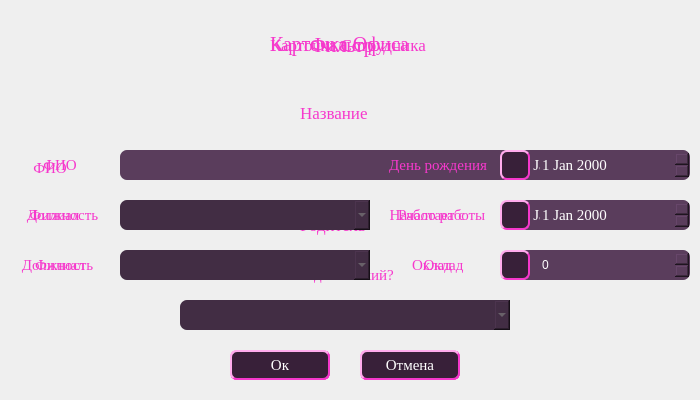
<?xml version="1.0" encoding="UTF-8"?>
<ui version="4.0">
 <class>editwindow</class>
 <widget class="QDialog" name="editwindow">
  <property name="geometry">
   <rect>
    <x>0</x>
    <y>0</y>
    <width>700</width>
    <height>400</height>
   </rect>
  </property>
  <property name="minimumSize">
   <size>
    <width>0</width>
    <height>0</height>
   </size>
  </property>
  <property name="font">
   <font>
    <family>Times New Roman</family>
    <pointsize>11</pointsize>
   </font>
  </property>
  <property name="windowTitle">
   <string>Card</string>
  </property>
  <property name="windowIcon">
   <iconset resource="resources.qrc">
    <normaloff>:/icon.ico</normaloff>:/icon.ico</iconset>
  </property>
  <property name="styleSheet">
   <string notr="true">MainWindow
{
	background-color: rgb(32,15,33);
	button-layout: 1;
}
QDialog#editwindow
{
	background-image: url(:/back_ground.jpg);
}
QLabel
{
	color: rgb(246,56,204);
	background: rgba(0, 0, 0, 0);
}
QLineEdit
{
	color: white;
	selection-background-color: rgb(246,56,204);
	border-style: none;
	border-radius: 7px;
	background: rgb(90,61,92);
}
QPushButton
{
	background: rgb(56,32,57);
	color: white;
	border: 2px outset rgb(246,56,204);
    border-radius: 7px;
}
QPushButton::pressed
{
	background: white;
	border-style: inset;
	border-color: rgb(246,56,204);
	color: black;
}
QTreeWidget
{
	background: rgb(90,61,92);
}
QTableView
{
	color: white;
	selection-background-color: qlineargradient(x1: 0, y1: 0, x2: 0.7, y2: 0.7, stop: 0 rgb(90,61,92), stop: 1 rgb(246,56,204));
	gridline-color: white;
	text-align: center;
	background: rgb(90,61,92);
}
QHeaderView::section 
{ 
	color: white;
	background-color: rgb(42,25,43);
}
QScrollBar::horizontal
{
	color: black;
	border: 1px solid rgb(90,61,92);
    background: rgb(246,56,204);
 }
QScrollBar::vertical
{
	color: black;
	border: 1px solid rgb(90,61,92);
    background: rgb(246,56,204);
}
QDateEdit
{
	color: white;
	spacing: 5px;
	border-radius: 7px;
	background: rgb(90,61,92);
	selection-background-color: rgb(246,56,204);
}
QComboBox
{
	color: white;
	border-radius: 7px;
	background: rgb(90,61,92);
	selection-color: qlineargradient(x1: 0, y1: 0, x2: 0.7, y2: 0.7, stop: 0 rgb(90,61,92), stop: 1 rgb(246,56,204));
}
QComboBox:!active
{
	color: gray;
	background: rgb(66,45,68);
}
QComboBox QAbstractItemView 
{
    color: white;
	border-radius: 7px;
	background: rgb(90,61,92);
}
QSpinBox
{
	color: white;
	border-radius: 7px;
	background: rgb(90,61,92);
	selection-background-color: rgb(246,56,204);
}
QCheckBox
{
	color: rgb(246,56,204);
	background: rgba(0, 0, 0, 0);
}
QMessageBox 
{ 
	background-color: rgb(32,15,33); 
	icon: url(:/icon.ico); 
}
QMessageBox QLabel 
{ 
	color: white; 
}
QMessageBox QPushButton 
{ 
	background: rgb(56,32,57);
	width: 50px;
	color: white;
}</string>
  </property>
  <widget class="QWidget" name="employee_widget" native="true">
   <property name="geometry">
    <rect>
     <x>0</x>
     <y>0</y>
     <width>700</width>
     <height>400</height>
    </rect>
   </property>
   <property name="font">
    <font>
     <family>Times New Roman</family>
     <pointsize>11</pointsize>
    </font>
   </property>
   <widget class="QLabel" name="comment_emp">
    <property name="geometry">
     <rect>
      <x>270</x>
      <y>30</y>
      <width>210</width>
      <height>30</height>
     </rect>
    </property>
    <property name="font">
     <font>
      <family>Times New Roman</family>
      <pointsize>13</pointsize>
     </font>
    </property>
    <property name="text">
     <string>Карточка Сотрудника</string>
    </property>
   </widget>
   <widget class="QPushButton" name="cancel_emp">
    <property name="geometry">
     <rect>
      <x>360</x>
      <y>350</y>
      <width>100</width>
      <height>30</height>
     </rect>
    </property>
    <property name="sizePolicy">
     <sizepolicy hsizetype="Maximum" vsizetype="Minimum">
      <horstretch>0</horstretch>
      <verstretch>0</verstretch>
     </sizepolicy>
    </property>
    <property name="minimumSize">
     <size>
      <width>100</width>
      <height>30</height>
     </size>
    </property>
    <property name="font">
     <font>
      <family>Times New Roman</family>
      <pointsize>11</pointsize>
     </font>
    </property>
    <property name="text">
     <string>Отмена</string>
    </property>
   </widget>
   <widget class="QPushButton" name="ok_emp">
    <property name="geometry">
     <rect>
      <x>230</x>
      <y>350</y>
      <width>100</width>
      <height>30</height>
     </rect>
    </property>
    <property name="sizePolicy">
     <sizepolicy hsizetype="Maximum" vsizetype="Minimum">
      <horstretch>0</horstretch>
      <verstretch>0</verstretch>
     </sizepolicy>
    </property>
    <property name="minimumSize">
     <size>
      <width>100</width>
      <height>30</height>
     </size>
    </property>
    <property name="font">
     <font>
      <family>Times New Roman</family>
      <pointsize>11</pointsize>
     </font>
    </property>
    <property name="text">
     <string>Ок</string>
    </property>
   </widget>
   <widget class="QComboBox" name="branch_emp">
    <property name="geometry">
     <rect>
      <x>130</x>
      <y>250</y>
      <width>230</width>
      <height>30</height>
     </rect>
    </property>
    <property name="sizePolicy">
     <sizepolicy hsizetype="Ignored" vsizetype="Preferred">
      <horstretch>0</horstretch>
      <verstretch>0</verstretch>
     </sizepolicy>
    </property>
    <property name="minimumSize">
     <size>
      <width>0</width>
      <height>0</height>
     </size>
    </property>
    <property name="font">
     <font>
      <family>Times New Roman</family>
      <pointsize>11</pointsize>
     </font>
    </property>
    <property name="currentText">
     <string/>
    </property>
    <property name="iconSize">
     <size>
      <width>16</width>
      <height>16</height>
     </size>
    </property>
    <property name="placeholderText">
     <string/>
    </property>
   </widget>
   <widget class="QLabel" name="branch_emp_text">
    <property name="geometry">
     <rect>
      <x>30</x>
      <y>255</y>
      <width>60</width>
      <height>20</height>
     </rect>
    </property>
    <property name="sizePolicy">
     <sizepolicy hsizetype="Preferred" vsizetype="Preferred">
      <horstretch>0</horstretch>
      <verstretch>0</verstretch>
     </sizepolicy>
    </property>
    <property name="font">
     <font>
      <family>Times New Roman</family>
      <pointsize>11</pointsize>
     </font>
    </property>
    <property name="text">
     <string>Филиал</string>
    </property>
    <property name="alignment">
     <set>Qt::AlignCenter</set>
    </property>
   </widget>
   <widget class="QComboBox" name="jobtitle_emp">
    <property name="geometry">
     <rect>
      <x>130</x>
      <y>200</y>
      <width>230</width>
      <height>30</height>
     </rect>
    </property>
    <property name="sizePolicy">
     <sizepolicy hsizetype="Preferred" vsizetype="Preferred">
      <horstretch>0</horstretch>
      <verstretch>0</verstretch>
     </sizepolicy>
    </property>
    <property name="minimumSize">
     <size>
      <width>0</width>
      <height>0</height>
     </size>
    </property>
    <property name="font">
     <font>
      <family>Times New Roman</family>
      <pointsize>11</pointsize>
     </font>
    </property>
    <property name="autoFillBackground">
     <bool>false</bool>
    </property>
    <property name="frame">
     <bool>true</bool>
    </property>
   </widget>
   <widget class="QLabel" name="jobtitle_emp_text">
    <property name="geometry">
     <rect>
      <x>20</x>
      <y>205</y>
      <width>85</width>
      <height>20</height>
     </rect>
    </property>
    <property name="sizePolicy">
     <sizepolicy hsizetype="Preferred" vsizetype="Preferred">
      <horstretch>0</horstretch>
      <verstretch>0</verstretch>
     </sizepolicy>
    </property>
    <property name="font">
     <font>
      <family>Times New Roman</family>
      <pointsize>11</pointsize>
     </font>
    </property>
    <property name="text">
     <string>Должность</string>
    </property>
    <property name="alignment">
     <set>Qt::AlignCenter</set>
    </property>
   </widget>
   <widget class="QLabel" name="fio_emp_text">
    <property name="enabled">
     <bool>true</bool>
    </property>
    <property name="geometry">
     <rect>
      <x>40</x>
      <y>155</y>
      <width>40</width>
      <height>20</height>
     </rect>
    </property>
    <property name="sizePolicy">
     <sizepolicy hsizetype="Preferred" vsizetype="Preferred">
      <horstretch>0</horstretch>
      <verstretch>0</verstretch>
     </sizepolicy>
    </property>
    <property name="font">
     <font>
      <family>Times New Roman</family>
      <pointsize>11</pointsize>
     </font>
    </property>
    <property name="text">
     <string>ФИО</string>
    </property>
    <property name="alignment">
     <set>Qt::AlignCenter</set>
    </property>
   </widget>
   <widget class="QLineEdit" name="fio_emp">
    <property name="geometry">
     <rect>
      <x>130</x>
      <y>150</y>
      <width>230</width>
      <height>30</height>
     </rect>
    </property>
    <property name="sizePolicy">
     <sizepolicy hsizetype="Preferred" vsizetype="Preferred">
      <horstretch>0</horstretch>
      <verstretch>0</verstretch>
     </sizepolicy>
    </property>
    <property name="minimumSize">
     <size>
      <width>0</width>
      <height>0</height>
     </size>
    </property>
    <property name="font">
     <font>
      <family>Times New Roman</family>
      <pointsize>11</pointsize>
     </font>
    </property>
   </widget>
   <widget class="QLabel" name="birthday_emp_text">
    <property name="geometry">
     <rect>
      <x>380</x>
      <y>155</y>
      <width>120</width>
      <height>20</height>
     </rect>
    </property>
    <property name="font">
     <font>
      <family>Times New Roman</family>
      <pointsize>11</pointsize>
     </font>
    </property>
    <property name="text">
     <string>День Рождения</string>
    </property>
   </widget>
   <widget class="QDateEdit" name="birthday_emp">
    <property name="geometry">
     <rect>
      <x>520</x>
      <y>150</y>
      <width>150</width>
      <height>30</height>
     </rect>
    </property>
    <property name="sizePolicy">
     <sizepolicy hsizetype="Maximum" vsizetype="Minimum">
      <horstretch>0</horstretch>
      <verstretch>0</verstretch>
     </sizepolicy>
    </property>
    <property name="minimumSize">
     <size>
      <width>0</width>
      <height>0</height>
     </size>
    </property>
    <property name="font">
     <font>
      <family>Times New Roman</family>
      <pointsize>11</pointsize>
     </font>
    </property>
    <property name="minimumDateTime">
     <datetime>
      <hour>21</hour>
      <minute>0</minute>
      <second>0</second>
      <year>1900</year>
      <month>1</month>
      <day>1</day>
     </datetime>
    </property>
    <property name="maximumDate">
     <date>
      <year>2100</year>
      <month>12</month>
      <day>31</day>
     </date>
    </property>
    <property name="minimumDate">
     <date>
      <year>1900</year>
      <month>1</month>
      <day>1</day>
     </date>
    </property>
   </widget>
   <widget class="QLabel" name="salary_emp_text">
    <property name="geometry">
     <rect>
      <x>412</x>
      <y>255</y>
      <width>50</width>
      <height>20</height>
     </rect>
    </property>
    <property name="font">
     <font>
      <family>Times New Roman</family>
      <pointsize>11</pointsize>
     </font>
    </property>
    <property name="text">
     <string>Оклад</string>
    </property>
   </widget>
   <widget class="QDateEdit" name="begin_work_emp">
    <property name="geometry">
     <rect>
      <x>520</x>
      <y>200</y>
      <width>150</width>
      <height>30</height>
     </rect>
    </property>
    <property name="sizePolicy">
     <sizepolicy hsizetype="Maximum" vsizetype="Minimum">
      <horstretch>0</horstretch>
      <verstretch>0</verstretch>
     </sizepolicy>
    </property>
    <property name="minimumSize">
     <size>
      <width>0</width>
      <height>0</height>
     </size>
    </property>
    <property name="font">
     <font>
      <family>Times New Roman</family>
      <pointsize>11</pointsize>
     </font>
    </property>
   </widget>
   <widget class="QLabel" name="begin_work_emp_text">
    <property name="geometry">
     <rect>
      <x>398</x>
      <y>205</y>
      <width>85</width>
      <height>20</height>
     </rect>
    </property>
    <property name="font">
     <font>
      <family>Times New Roman</family>
      <pointsize>11</pointsize>
     </font>
    </property>
    <property name="text">
     <string>Работает с</string>
    </property>
   </widget>
   <widget class="QSpinBox" name="salary_emp">
    <property name="geometry">
     <rect>
      <x>520</x>
      <y>250</y>
      <width>150</width>
      <height>30</height>
     </rect>
    </property>
    <property name="sizePolicy">
     <sizepolicy hsizetype="Maximum" vsizetype="Minimum">
      <horstretch>0</horstretch>
      <verstretch>0</verstretch>
     </sizepolicy>
    </property>
    <property name="minimumSize">
     <size>
      <width>150</width>
      <height>30</height>
     </size>
    </property>
    <property name="font">
     <font>
      <family>Times New Roman</family>
      <pointsize>11</pointsize>
     </font>
    </property>
    <property name="maximum">
     <number>1000000</number>
    </property>
   </widget>
  </widget>
  <widget class="QWidget" name="branch_widget" native="true">
   <property name="geometry">
    <rect>
     <x>0</x>
     <y>0</y>
     <width>700</width>
     <height>400</height>
    </rect>
   </property>
   <property name="font">
    <font>
     <family>Times New Roman</family>
     <pointsize>11</pointsize>
    </font>
   </property>
   <widget class="QComboBox" name="parent_branch">
    <property name="geometry">
     <rect>
      <x>180</x>
      <y>300</y>
      <width>330</width>
      <height>30</height>
     </rect>
    </property>
    <property name="sizePolicy">
     <sizepolicy hsizetype="Maximum" vsizetype="Minimum">
      <horstretch>0</horstretch>
      <verstretch>0</verstretch>
     </sizepolicy>
    </property>
    <property name="minimumSize">
     <size>
      <width>0</width>
      <height>0</height>
     </size>
    </property>
    <property name="font">
     <font>
      <family>Times New Roman</family>
      <pointsize>11</pointsize>
     </font>
    </property>
    <property name="autoFillBackground">
     <bool>false</bool>
    </property>
    <property name="frame">
     <bool>true</bool>
    </property>
   </widget>
   <widget class="QLineEdit" name="name_branch">
    <property name="geometry">
     <rect>
      <x>180</x>
      <y>150</y>
      <width>330</width>
      <height>30</height>
     </rect>
    </property>
    <property name="sizePolicy">
     <sizepolicy hsizetype="Maximum" vsizetype="Minimum">
      <horstretch>0</horstretch>
      <verstretch>0</verstretch>
     </sizepolicy>
    </property>
    <property name="minimumSize">
     <size>
      <width>0</width>
      <height>0</height>
     </size>
    </property>
    <property name="font">
     <font>
      <family>Times New Roman</family>
      <pointsize>11</pointsize>
     </font>
    </property>
   </widget>
   <widget class="QLabel" name="comment_branch">
    <property name="geometry">
     <rect>
      <x>270</x>
      <y>30</y>
      <width>175</width>
      <height>28</height>
     </rect>
    </property>
    <property name="font">
     <font>
      <family>Times New Roman</family>
      <pointsize>15</pointsize>
      <bold>false</bold>
     </font>
    </property>
    <property name="text">
     <string>Карточка Офиса</string>
    </property>
   </widget>
   <widget class="QLabel" name="name_branch_text">
    <property name="geometry">
     <rect>
      <x>300</x>
      <y>100</y>
      <width>90</width>
      <height>25</height>
     </rect>
    </property>
    <property name="font">
     <font>
      <family>Times New Roman</family>
      <pointsize>13</pointsize>
     </font>
    </property>
    <property name="text">
     <string>Название</string>
    </property>
   </widget>
   <widget class="QCheckBox" name="isParent_branch">
    <property name="geometry">
     <rect>
      <x>280</x>
      <y>260</y>
      <width>140</width>
      <height>30</height>
     </rect>
    </property>
    <property name="sizePolicy">
     <sizepolicy hsizetype="Maximum" vsizetype="Minimum">
      <horstretch>0</horstretch>
      <verstretch>0</verstretch>
     </sizepolicy>
    </property>
    <property name="font">
     <font>
      <family>Times New Roman</family>
      <pointsize>11</pointsize>
      <bold>false</bold>
     </font>
    </property>
    <property name="text">
     <string>Родительский?</string>
    </property>
   </widget>
   <widget class="QLabel" name="parent_branch_text">
    <property name="geometry">
     <rect>
      <x>300</x>
      <y>210</y>
      <width>85</width>
      <height>30</height>
     </rect>
    </property>
    <property name="font">
     <font>
      <family>Times New Roman</family>
      <pointsize>13</pointsize>
     </font>
    </property>
    <property name="text">
     <string>Родитель</string>
    </property>
   </widget>
   <widget class="QPushButton" name="cancel_branch">
    <property name="geometry">
     <rect>
      <x>360</x>
      <y>350</y>
      <width>100</width>
      <height>30</height>
     </rect>
    </property>
    <property name="sizePolicy">
     <sizepolicy hsizetype="Maximum" vsizetype="Minimum">
      <horstretch>0</horstretch>
      <verstretch>0</verstretch>
     </sizepolicy>
    </property>
    <property name="minimumSize">
     <size>
      <width>100</width>
      <height>30</height>
     </size>
    </property>
    <property name="font">
     <font>
      <family>Times New Roman</family>
      <pointsize>11</pointsize>
     </font>
    </property>
    <property name="text">
     <string>Отмена</string>
    </property>
   </widget>
   <widget class="QPushButton" name="ok_branch">
    <property name="geometry">
     <rect>
      <x>230</x>
      <y>350</y>
      <width>100</width>
      <height>30</height>
     </rect>
    </property>
    <property name="sizePolicy">
     <sizepolicy hsizetype="Maximum" vsizetype="Minimum">
      <horstretch>0</horstretch>
      <verstretch>0</verstretch>
     </sizepolicy>
    </property>
    <property name="minimumSize">
     <size>
      <width>100</width>
      <height>30</height>
     </size>
    </property>
    <property name="font">
     <font>
      <family>Times New Roman</family>
      <pointsize>11</pointsize>
     </font>
    </property>
    <property name="text">
     <string>Ок</string>
    </property>
   </widget>
  </widget>
  <widget class="QWidget" name="filter_widget" native="true">
   <property name="enabled">
    <bool>true</bool>
   </property>
   <property name="geometry">
    <rect>
     <x>0</x>
     <y>0</y>
     <width>700</width>
     <height>400</height>
    </rect>
   </property>
   <property name="font">
    <font>
     <family>Times New Roman</family>
     <pointsize>11</pointsize>
    </font>
   </property>
   <widget class="QLabel" name="comment_filter">
    <property name="geometry">
     <rect>
      <x>310</x>
      <y>30</y>
      <width>80</width>
      <height>30</height>
     </rect>
    </property>
    <property name="sizePolicy">
     <sizepolicy hsizetype="Preferred" vsizetype="Minimum">
      <horstretch>0</horstretch>
      <verstretch>0</verstretch>
     </sizepolicy>
    </property>
    <property name="minimumSize">
     <size>
      <width>0</width>
      <height>30</height>
     </size>
    </property>
    <property name="font">
     <font>
      <family>Times New Roman</family>
      <pointsize>15</pointsize>
     </font>
    </property>
    <property name="text">
     <string>Фильтр</string>
    </property>
   </widget>
   <widget class="QSpinBox" name="salary_filter">
    <property name="enabled">
     <bool>false</bool>
    </property>
    <property name="geometry">
     <rect>
      <x>540</x>
      <y>250</y>
      <width>150</width>
      <height>30</height>
     </rect>
    </property>
    <property name="maximum">
     <number>1000000</number>
    </property>
    <property name="singleStep">
     <number>1000</number>
    </property>
   </widget>
   <widget class="QLabel" name="branch_filter_text">
    <property name="geometry">
     <rect>
      <x>20</x>
      <y>205</y>
      <width>69</width>
      <height>20</height>
     </rect>
    </property>
    <property name="sizePolicy">
     <sizepolicy hsizetype="Preferred" vsizetype="Preferred">
      <horstretch>0</horstretch>
      <verstretch>0</verstretch>
     </sizepolicy>
    </property>
    <property name="minimumSize">
     <size>
      <width>0</width>
      <height>0</height>
     </size>
    </property>
    <property name="font">
     <font>
      <family>Times New Roman</family>
      <pointsize>11</pointsize>
     </font>
    </property>
    <property name="text">
     <string>Филиал</string>
    </property>
    <property name="alignment">
     <set>Qt::AlignCenter</set>
    </property>
   </widget>
   <widget class="QComboBox" name="branch_filter">
    <property name="geometry">
     <rect>
      <x>120</x>
      <y>200</y>
      <width>250</width>
      <height>30</height>
     </rect>
    </property>
    <property name="sizePolicy">
     <sizepolicy hsizetype="Maximum" vsizetype="Preferred">
      <horstretch>0</horstretch>
      <verstretch>0</verstretch>
     </sizepolicy>
    </property>
    <property name="minimumSize">
     <size>
      <width>200</width>
      <height>30</height>
     </size>
    </property>
    <property name="font">
     <font>
      <family>Times New Roman</family>
      <pointsize>11</pointsize>
     </font>
    </property>
    <property name="currentText">
     <string/>
    </property>
    <property name="placeholderText">
     <string/>
    </property>
   </widget>
   <widget class="QPushButton" name="ok_filter">
    <property name="geometry">
     <rect>
      <x>230</x>
      <y>350</y>
      <width>100</width>
      <height>30</height>
     </rect>
    </property>
    <property name="sizePolicy">
     <sizepolicy hsizetype="Maximum" vsizetype="Minimum">
      <horstretch>0</horstretch>
      <verstretch>0</verstretch>
     </sizepolicy>
    </property>
    <property name="minimumSize">
     <size>
      <width>100</width>
      <height>30</height>
     </size>
    </property>
    <property name="font">
     <font>
      <family>Times New Roman</family>
      <pointsize>11</pointsize>
     </font>
    </property>
    <property name="text">
     <string>Ок</string>
    </property>
   </widget>
   <widget class="QPushButton" name="cancel_filter">
    <property name="geometry">
     <rect>
      <x>360</x>
      <y>350</y>
      <width>100</width>
      <height>30</height>
     </rect>
    </property>
    <property name="minimumSize">
     <size>
      <width>100</width>
      <height>30</height>
     </size>
    </property>
    <property name="font">
     <font>
      <family>Times New Roman</family>
      <pointsize>11</pointsize>
     </font>
    </property>
    <property name="text">
     <string>Отмена</string>
    </property>
   </widget>
   <widget class="QLineEdit" name="fio_filter">
    <property name="geometry">
     <rect>
      <x>120</x>
      <y>150</y>
      <width>250</width>
      <height>30</height>
     </rect>
    </property>
    <property name="sizePolicy">
     <sizepolicy hsizetype="Maximum" vsizetype="Preferred">
      <horstretch>0</horstretch>
      <verstretch>0</verstretch>
     </sizepolicy>
    </property>
    <property name="minimumSize">
     <size>
      <width>200</width>
      <height>30</height>
     </size>
    </property>
    <property name="font">
     <font>
      <family>Times New Roman</family>
      <pointsize>11</pointsize>
     </font>
    </property>
   </widget>
   <widget class="QLabel" name="fio_filter_text">
    <property name="geometry">
     <rect>
      <x>30</x>
      <y>158</y>
      <width>40</width>
      <height>20</height>
     </rect>
    </property>
    <property name="sizePolicy">
     <sizepolicy hsizetype="Preferred" vsizetype="Preferred">
      <horstretch>0</horstretch>
      <verstretch>0</verstretch>
     </sizepolicy>
    </property>
    <property name="minimumSize">
     <size>
      <width>0</width>
      <height>0</height>
     </size>
    </property>
    <property name="font">
     <font>
      <family>Times New Roman</family>
      <pointsize>11</pointsize>
     </font>
    </property>
    <property name="text">
     <string>ФИО</string>
    </property>
    <property name="alignment">
     <set>Qt::AlignCenter</set>
    </property>
   </widget>
   <widget class="QDateEdit" name="begin_work_filter">
    <property name="enabled">
     <bool>false</bool>
    </property>
    <property name="geometry">
     <rect>
      <x>540</x>
      <y>200</y>
      <width>150</width>
      <height>30</height>
     </rect>
    </property>
    <property name="minimumSize">
     <size>
      <width>150</width>
      <height>30</height>
     </size>
    </property>
    <property name="font">
     <font>
      <family>Times New Roman</family>
      <pointsize>11</pointsize>
     </font>
    </property>
   </widget>
   <widget class="QLabel" name="begin_work_filter_text">
    <property name="geometry">
     <rect>
      <x>380</x>
      <y>205</y>
      <width>115</width>
      <height>20</height>
     </rect>
    </property>
    <property name="sizePolicy">
     <sizepolicy hsizetype="Preferred" vsizetype="Preferred">
      <horstretch>0</horstretch>
      <verstretch>0</verstretch>
     </sizepolicy>
    </property>
    <property name="font">
     <font>
      <family>Times New Roman</family>
      <pointsize>11</pointsize>
     </font>
    </property>
    <property name="text">
     <string>Начало работы</string>
    </property>
    <property name="alignment">
     <set>Qt::AlignCenter</set>
    </property>
   </widget>
   <widget class="QPushButton" name="begin_work_filter_condition">
    <property name="geometry">
     <rect>
      <x>500</x>
      <y>200</y>
      <width>30</width>
      <height>30</height>
     </rect>
    </property>
    <property name="sizePolicy">
     <sizepolicy hsizetype="Maximum" vsizetype="Minimum">
      <horstretch>0</horstretch>
      <verstretch>0</verstretch>
     </sizepolicy>
    </property>
    <property name="minimumSize">
     <size>
      <width>30</width>
      <height>30</height>
     </size>
    </property>
    <property name="font">
     <font>
      <family>Times New Roman</family>
      <pointsize>11</pointsize>
     </font>
    </property>
    <property name="text">
     <string/>
    </property>
   </widget>
   <widget class="QPushButton" name="birthday_filter_condition">
    <property name="geometry">
     <rect>
      <x>500</x>
      <y>150</y>
      <width>30</width>
      <height>30</height>
     </rect>
    </property>
    <property name="sizePolicy">
     <sizepolicy hsizetype="Maximum" vsizetype="Minimum">
      <horstretch>0</horstretch>
      <verstretch>0</verstretch>
     </sizepolicy>
    </property>
    <property name="minimumSize">
     <size>
      <width>30</width>
      <height>30</height>
     </size>
    </property>
    <property name="font">
     <font>
      <family>Times New Roman</family>
      <pointsize>11</pointsize>
     </font>
    </property>
    <property name="text">
     <string/>
    </property>
   </widget>
   <widget class="QDateEdit" name="birthday_filter">
    <property name="enabled">
     <bool>false</bool>
    </property>
    <property name="geometry">
     <rect>
      <x>540</x>
      <y>150</y>
      <width>150</width>
      <height>30</height>
     </rect>
    </property>
    <property name="sizePolicy">
     <sizepolicy hsizetype="Maximum" vsizetype="Minimum">
      <horstretch>0</horstretch>
      <verstretch>0</verstretch>
     </sizepolicy>
    </property>
    <property name="minimumSize">
     <size>
      <width>150</width>
      <height>30</height>
     </size>
    </property>
    <property name="font">
     <font>
      <family>Times New Roman</family>
      <pointsize>11</pointsize>
     </font>
    </property>
   </widget>
   <widget class="QLabel" name="birthday_filter_text">
    <property name="geometry">
     <rect>
      <x>380</x>
      <y>155</y>
      <width>116</width>
      <height>20</height>
     </rect>
    </property>
    <property name="sizePolicy">
     <sizepolicy hsizetype="Preferred" vsizetype="Preferred">
      <horstretch>0</horstretch>
      <verstretch>0</verstretch>
     </sizepolicy>
    </property>
    <property name="minimumSize">
     <size>
      <width>100</width>
      <height>0</height>
     </size>
    </property>
    <property name="font">
     <font>
      <family>Times New Roman</family>
      <pointsize>11</pointsize>
     </font>
    </property>
    <property name="text">
     <string>День рождения</string>
    </property>
    <property name="alignment">
     <set>Qt::AlignCenter</set>
    </property>
   </widget>
   <widget class="QComboBox" name="jobtitle_filter">
    <property name="enabled">
     <bool>true</bool>
    </property>
    <property name="geometry">
     <rect>
      <x>120</x>
      <y>250</y>
      <width>250</width>
      <height>30</height>
     </rect>
    </property>
    <property name="sizePolicy">
     <sizepolicy hsizetype="Maximum" vsizetype="Preferred">
      <horstretch>0</horstretch>
      <verstretch>0</verstretch>
     </sizepolicy>
    </property>
    <property name="minimumSize">
     <size>
      <width>200</width>
      <height>30</height>
     </size>
    </property>
    <property name="font">
     <font>
      <family>Times New Roman</family>
      <pointsize>11</pointsize>
     </font>
    </property>
   </widget>
   <widget class="QLabel" name="jobtitle_filter_text">
    <property name="geometry">
     <rect>
      <x>14</x>
      <y>255</y>
      <width>87</width>
      <height>20</height>
     </rect>
    </property>
    <property name="sizePolicy">
     <sizepolicy hsizetype="Preferred" vsizetype="Preferred">
      <horstretch>0</horstretch>
      <verstretch>0</verstretch>
     </sizepolicy>
    </property>
    <property name="minimumSize">
     <size>
      <width>0</width>
      <height>0</height>
     </size>
    </property>
    <property name="font">
     <font>
      <family>Times New Roman</family>
      <pointsize>11</pointsize>
     </font>
    </property>
    <property name="text">
     <string>Должность</string>
    </property>
    <property name="alignment">
     <set>Qt::AlignCenter</set>
    </property>
   </widget>
   <widget class="QLabel" name="salary_filter_text">
    <property name="geometry">
     <rect>
      <x>415</x>
      <y>255</y>
      <width>57</width>
      <height>20</height>
     </rect>
    </property>
    <property name="sizePolicy">
     <sizepolicy hsizetype="Preferred" vsizetype="Preferred">
      <horstretch>0</horstretch>
      <verstretch>0</verstretch>
     </sizepolicy>
    </property>
    <property name="font">
     <font>
      <family>Times New Roman</family>
      <pointsize>11</pointsize>
     </font>
    </property>
    <property name="text">
     <string>Оклад</string>
    </property>
    <property name="alignment">
     <set>Qt::AlignCenter</set>
    </property>
   </widget>
   <widget class="QPushButton" name="salary_filter_condition">
    <property name="geometry">
     <rect>
      <x>500</x>
      <y>250</y>
      <width>30</width>
      <height>30</height>
     </rect>
    </property>
    <property name="sizePolicy">
     <sizepolicy hsizetype="Maximum" vsizetype="Minimum">
      <horstretch>0</horstretch>
      <verstretch>0</verstretch>
     </sizepolicy>
    </property>
    <property name="minimumSize">
     <size>
      <width>30</width>
      <height>30</height>
     </size>
    </property>
    <property name="font">
     <font>
      <family>Times New Roman</family>
      <pointsize>11</pointsize>
     </font>
    </property>
    <property name="text">
     <string/>
    </property>
   </widget>
  </widget>
 </widget>
 <tabstops>
  <tabstop>name_branch</tabstop>
  <tabstop>isParent_branch</tabstop>
  <tabstop>parent_branch</tabstop>
  <tabstop>ok_branch</tabstop>
  <tabstop>cancel_branch</tabstop>
  <tabstop>fio_emp</tabstop>
  <tabstop>birthday_emp</tabstop>
  <tabstop>jobtitle_emp</tabstop>
  <tabstop>begin_work_emp</tabstop>
  <tabstop>branch_emp</tabstop>
  <tabstop>salary_emp</tabstop>
  <tabstop>ok_emp</tabstop>
  <tabstop>cancel_emp</tabstop>
  <tabstop>fio_filter</tabstop>
  <tabstop>birthday_filter_condition</tabstop>
  <tabstop>birthday_filter</tabstop>
  <tabstop>branch_filter</tabstop>
  <tabstop>begin_work_filter_condition</tabstop>
  <tabstop>begin_work_filter</tabstop>
  <tabstop>jobtitle_filter</tabstop>
  <tabstop>salary_filter_condition</tabstop>
  <tabstop>ok_filter</tabstop>
  <tabstop>cancel_filter</tabstop>
 </tabstops>
 <resources>
  <include location="resources.qrc"/>
 </resources>
 <connections/>
</ui>
